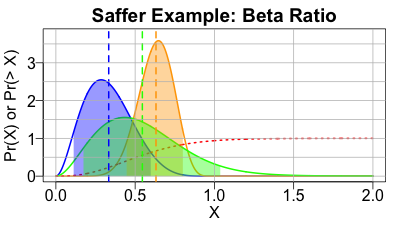

This chart was generated by the following R code:
## Created on Wednesday, October  6, 2021 at 9:52pm EDT by sgr on Kryfthanima.Home.
## Copyright (c) 2021, nobody-in-particular.  All rights reserved.  As if you care.

toolsDir <- "../../tools"                              # Various tools available from author
source(file.path(toolsDir, "graphics-tools.r"))        # Various graphics hacks

library("hypergeo")                                    # Hypergeometric functions

##
## Compare with the example Julian Saffer plots on his GitHub repository:
## https://github.com/jsaffer/beta_quotient_distribution
## - Numerator beta distribution: alpha1 = 3, beta1 = 6
## - Denominator beta distribution: alpha2 = 12, beta2 = 7
##
## This comparison is "naive" in the sense that I'm just using the hypergeo library functions
## without any caution for large values of the hypergeometric function's parameters.  E.g., for
## the Moderna/Pfizer COVID-19 vaccine clinical trials, those could be O(10k-20k).  We almost
## certainly need some recurrence relation or other to help out with that.
##
## But Saffer's example is doable with naive numerics.
##

doit <- function(alpha1 =  3, beta1 = 6,               # Numerator beta distribution
                 alpha2 = 12, beta2 = 7,               # Denominator beta distribution
                 nPoints  = 1000,
                 xmax     = 2.0,
                 ymax     = 3.75,
                 alpha    = 0.40,
                 cols     = c(numerator = "blue", denominator = "orange",
                              ratio = "green", ratioCDF = "red"),
                 plotFile = "2021-09-13-beta-ratios-naive-comparison-vs-saffer.png") {

  betaRatioPDF <- function(alpha1, beta1, alpha2, beta2, R) {
    stopifnot(R >= 0)                                  # Don't be ridiculous
    if (R <= 1)                                        # Small values of R
      beta(alpha1 + alpha2, beta2) / (beta(alpha1, beta1) * beta(alpha2, beta2)) *
        R^(alpha1 - 1) *                               #
        hypergeo(alpha1 + alpha2, 1 - beta1, alpha1 + alpha2 + beta2, R)
    else                                               # Large values of R
      beta(alpha1 + alpha2, beta1) / (beta(alpha1, beta1) * beta(alpha2, beta2)) *
        R^(-(alpha2+1)) *                              #
        hypergeo(alpha1 + alpha2, 1 - beta2, alpha1 + alpha2 + beta1, 1/R)
  }                                                    #

  betaRatioCDF <- function(alpha1, beta1, alpha2, beta2, R) {
    stopifnot(R >= 0)                                  # Don't be ridiculous
    if (R <= 1)                                        # Small values of R
      beta(alpha1 + alpha2, beta2) / (beta(alpha1, beta1) * beta(alpha2, beta2)) *
        R^alpha1 / alpha1 *                            #
        genhypergeo(c(alpha1, alpha1 + alpha2, 1 - beta1), c(alpha1 + 1, alpha1 + alpha2 + beta2),
                    R)                                 #
    else                                               # Large values of R
     1 - beta(alpha1 + alpha2, beta1) / (beta(alpha1, beta1) * beta(alpha2, beta2)) *
       1 / (alpha2 * R^alpha2) *                       #
       genhypergeo(c(alpha2, alpha1 + alpha2, 1 - beta2), c(alpha2 + 1, alpha1 + alpha2 + beta1),
                   1/R)                                #
  }                                                    #

  betaRatioMean <- function(alpha1, beta1, alpha2, beta2) {
    alpha1 * (alpha2 + beta2 - 1) / ((alpha1 + beta1) * (alpha2 - 1))
  }                                                    #

  betaRatioQuantile <- function(alpha1, beta1, alpha2, beta2, q, maxR = 10) {
    stopifnot(0 <= q && q <= 1.0)                      # Don't be ridiculous
    uniroot(function(R) {q - betaRatioCDF(alpha1, beta1, alpha2, beta2, R)}, c(0, maxR))$"root"
  }                                                    #

  colorCI <- function(cols, whichColor, alpha, xvals, yvals, x05, x95) {
    col <- col2rgb(cols[[whichColor]])                 # Base color to make transparent
    col <- rgb(col[[1]], col[[2]], col[[3]], max = 255, alpha = alpha * 255)
    foo <- subset(data.frame(x = xvals, pdf = yvals), subset = x05 <= x & x <= x95)
    polygon(x = c(rev(foo$"x"),                   foo$"x"),
            y = c(rep(0, length.out = nrow(foo)), foo$"pdf"),
            border = NA, col = col)                    # Filled in 90% credible interval
  }                                                    #

  ## Values where we numerically evaluate the distributions
  xvals    <- seq(from = 0, to = xmax, length.out = nPoints)

  ## Numerator beta distribution
  numPDF   <- dbeta(x = xvals, shape1 = alpha1, shape2 = beta1)
  numMean  <- alpha1 / (alpha1 + beta1)                # Mean of beta distribution
  num05    <- qbeta(p = 0.05, shape1 = alpha1, shape2 = beta1)
  num95    <- qbeta(p = 0.95, shape1 = alpha1, shape2 = beta1)

  ## Denominator bea distribution
  denomPDF  <- dbeta(x = xvals, shape1 = alpha2, shape2 = beta2)
  denomMean <- alpha2 / (alpha2 + beta2)               # Mean of beta distribution
  denom05   <- qbeta(p = 0.05, shape1 = alpha2, shape2 = beta2)
  denom95   <- qbeta(p = 0.95, shape1 = alpha2, shape2 = beta2)

  ## Ratiodistribution
  ratioPDF  <- sapply(xvals, function(R) { betaRatioPDF(alpha1, beta1, alpha2, beta2, R) })
  ratioCDF  <- sapply(xvals, function(R) { betaRatioCDF(alpha1, beta1, alpha2, beta2, R) })
  ratioMean <- betaRatioMean(alpha1, beta1, alpha2, beta2)
  ratio05   <- betaRatioQuantile(alpha1, beta1, alpha2, beta2, 0.05)
  ratio95   <- betaRatioQuantile(alpha1, beta1, alpha2, beta2, 0.95)

  ## Saffer: 1152 x 648 --> us: 400 x 225
  withPNG(file.path(".", plotFile), 400, 225, FALSE, function() {
    withPars(function() {                              # Save/restore graphics parameters
      matplot(x    = xvals,                            # Plot PDFs and ratio CDF
              y    = matrix(data = c(numPDF, denomPDF, ratioPDF, ratioCDF), nrow = nPoints),
              lty  = c("solid", "solid", "solid", "dotted"),
              col  = c(cols[["numerator"]], cols[["denominator"]],
                       cols[["ratio"]], cols[["ratioCDF"]]),
              type = "l", lwd = 2,                     #
              xlim = c(0, xmax), ylim = c(0, ymax),    #
              xlab = "X", ylab = "Pr(X) or Pr(> X)",   #
              main = "Saffer Example: Beta Ratio")     #

      colorCI(cols, "numerator",   alpha, xvals, numPDF,   num05,   num95)
      colorCI(cols, "denominator", alpha, xvals, denomPDF, denom05, denom95)
      colorCI(cols, "ratio",       alpha, xvals, ratioPDF, ratio05, ratio95)

      abline(v   = c(numMean, denomMean, ratioMean),   # Vertical dashed lines at means
             col = c(cols[["numerator"]], cols[["denominator"]], cols[["ratio"]]),
             lty = "dashed", lwd = 2)                  #

      ## Grid lines
      abline(h = seq(from = 0, to = 3.5, by = 0.5), col = "gray")
      abline(v = seq(from = 0, to = 2.0, by = 0.5), col = "gray")

    }, pty = "m",                                      # Maximal plotting area
       bg  = "white",                                  # White background
       mar = c(3, 3, 2, 1),                            # Pull in on margins a bit
       mgp = c(1.7, 0.5, 0),                           # Axis title, labels, ticks
       las = 1,                                        # Always horizontal axis labels
       ps  = 16)                                       # Larger type size for file capture
  })                                                   #

  invisible(NA)                                        # Return nothing of interest, invisibly
}                                                      #
